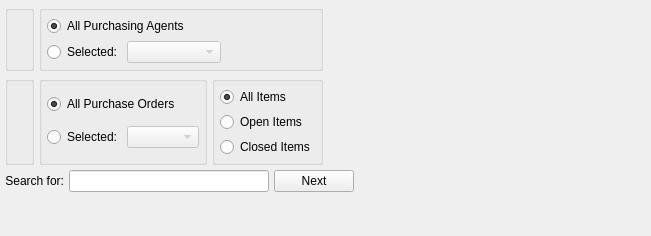
<?xml version="1.0" encoding="UTF-8"?>
<ui version="4.0">
 <comment>This file is part of the xTuple ERP: PostBooks Edition, a free and
open source Enterprise Resource Planning software suite,
Copyright (c) 1999-2010 by OpenMFG LLC, d/b/a xTuple.
It is licensed to you under the Common Public Attribution License
version 1.0, the full text of which (including xTuple-specific Exhibits)
is available at www.xtuple.com/CPAL.  By using this software, you agree
to be bound by its terms.</comment>
 <class>dspPoItemsByVendor</class>
 <widget class="QWidget" name="dspPoItemsByVendor">
  <property name="geometry">
   <rect>
    <x>0</x>
    <y>0</y>
    <width>651</width>
    <height>236</height>
   </rect>
  </property>
  <property name="windowTitle">
   <string>Purchase Order Items by Vendor</string>
  </property>
  <layout class="QVBoxLayout" name="verticalLayout">
   <item>
    <layout class="QHBoxLayout" name="horizontalLayout_2">
     <item>
      <layout class="QGridLayout" name="gridLayout_6">
       <item row="0" column="0">
        <widget class="QGroupBox" name="_vendorGroup">
         <property name="title">
          <string/>
         </property>
         <layout class="QGridLayout" name="gridLayout_5">
          <item row="0" column="0">
           <widget class="VendorGroup" name="_vendor"/>
          </item>
         </layout>
        </widget>
       </item>
       <item row="0" column="1" colspan="2">
        <widget class="QGroupBox" name="_agentGroup">
         <property name="title">
          <string/>
         </property>
         <layout class="QGridLayout" name="gridLayout_3">
          <item row="0" column="0" colspan="2">
           <widget class="QRadioButton" name="_allPurchasingAgents">
            <property name="text">
             <string>All Purchasing Agents</string>
            </property>
            <property name="checked">
             <bool>true</bool>
            </property>
           </widget>
          </item>
          <item row="1" column="0">
           <widget class="QRadioButton" name="_selectedPurchasingAgent">
            <property name="text">
             <string>Selected:</string>
            </property>
           </widget>
          </item>
          <item row="1" column="1">
           <layout class="QHBoxLayout" name="horizontalLayout">
            <item>
             <widget class="XComboBox" name="_agent">
              <property name="enabled">
               <bool>false</bool>
              </property>
              <property name="sizePolicy">
               <sizepolicy hsizetype="Expanding" vsizetype="Fixed">
                <horstretch>0</horstretch>
                <verstretch>0</verstretch>
               </sizepolicy>
              </property>
              <property name="type">
               <enum>XComboBox::Agent</enum>
              </property>
             </widget>
            </item>
            <item>
             <spacer name="horizontalSpacer_2">
              <property name="orientation">
               <enum>Qt::Horizontal</enum>
              </property>
              <property name="sizeType">
               <enum>QSizePolicy::MinimumExpanding</enum>
              </property>
              <property name="sizeHint" stdset="0">
               <size>
                <width>0</width>
                <height>20</height>
               </size>
              </property>
             </spacer>
            </item>
           </layout>
          </item>
         </layout>
        </widget>
       </item>
       <item row="1" column="0">
        <widget class="WarehouseGroup" name="_warehouse">
         <property name="title">
          <string/>
         </property>
         <property name="fixedSize">
          <bool>false</bool>
         </property>
        </widget>
       </item>
       <item row="1" column="1">
        <widget class="QGroupBox" name="_poGroup">
         <property name="title">
          <string/>
         </property>
         <layout class="QGridLayout" name="gridLayout_2">
          <item row="0" column="0" colspan="2">
           <widget class="QRadioButton" name="_allPOs">
            <property name="text">
             <string>All Purchase Orders</string>
            </property>
            <property name="checked">
             <bool>true</bool>
            </property>
           </widget>
          </item>
          <item row="1" column="0">
           <widget class="QRadioButton" name="_selectedPO">
            <property name="text">
             <string>Selected:</string>
            </property>
            <property name="checked">
             <bool>false</bool>
            </property>
           </widget>
          </item>
          <item row="1" column="1">
           <widget class="XComboBox" name="_poNumber">
            <property name="enabled">
             <bool>false</bool>
            </property>
           </widget>
          </item>
         </layout>
        </widget>
       </item>
       <item row="1" column="2">
        <widget class="QGroupBox" name="_statusGroup">
         <property name="title">
          <string/>
         </property>
         <layout class="QGridLayout" name="gridLayout_4">
          <item row="0" column="0">
           <widget class="QRadioButton" name="_allItems">
            <property name="text">
             <string>All Items</string>
            </property>
            <property name="checked">
             <bool>true</bool>
            </property>
           </widget>
          </item>
          <item row="1" column="0">
           <widget class="QRadioButton" name="_openItems">
            <property name="text">
             <string>Open Items</string>
            </property>
           </widget>
          </item>
          <item row="2" column="0">
           <widget class="QRadioButton" name="_closedItems">
            <property name="text">
             <string>Closed Items</string>
            </property>
           </widget>
          </item>
         </layout>
        </widget>
       </item>
      </layout>
     </item>
     <item>
      <spacer name="horizontalSpacer">
       <property name="orientation">
        <enum>Qt::Horizontal</enum>
       </property>
       <property name="sizeHint" stdset="0">
        <size>
         <width>0</width>
         <height>20</height>
        </size>
       </property>
      </spacer>
     </item>
    </layout>
   </item>
   <item>
    <layout class="QHBoxLayout" name="_2">
     <property name="sizeConstraint">
      <enum>QLayout::SetDefaultConstraint</enum>
     </property>
     <item>
      <widget class="QLabel" name="_searchForLit">
       <property name="text">
        <string>Search for:</string>
       </property>
       <property name="alignment">
        <set>Qt::AlignRight|Qt::AlignTrailing|Qt::AlignVCenter</set>
       </property>
       <property name="buddy">
        <cstring>_searchFor</cstring>
       </property>
      </widget>
     </item>
     <item>
      <widget class="XLineEdit" name="_searchFor">
       <property name="sizePolicy">
        <sizepolicy hsizetype="Minimum" vsizetype="Fixed">
         <horstretch>0</horstretch>
         <verstretch>0</verstretch>
        </sizepolicy>
       </property>
       <property name="minimumSize">
        <size>
         <width>200</width>
         <height>0</height>
        </size>
       </property>
      </widget>
     </item>
     <item>
      <widget class="QPushButton" name="_next">
       <property name="text">
        <string>Next</string>
       </property>
      </widget>
     </item>
     <item>
      <spacer name="horizontalSpacer_3">
       <property name="orientation">
        <enum>Qt::Horizontal</enum>
       </property>
       <property name="sizeHint" stdset="0">
        <size>
         <width>0</width>
         <height>20</height>
        </size>
       </property>
      </spacer>
     </item>
    </layout>
   </item>
   <item>
    <spacer name="verticalSpacer">
     <property name="orientation">
      <enum>Qt::Vertical</enum>
     </property>
     <property name="sizeHint" stdset="0">
      <size>
       <width>20</width>
       <height>0</height>
      </size>
     </property>
    </spacer>
   </item>
  </layout>
 </widget>
 <layoutdefault spacing="5" margin="5"/>
 <pixmapfunction>qPixmapFromMimeSource</pixmapfunction>
 <customwidgets>
  <customwidget>
   <class>VendorGroup</class>
   <extends>QWidget</extends>
   <header>vendorgroup.h</header>
  </customwidget>
  <customwidget>
   <class>WarehouseGroup</class>
   <extends>QGroupBox</extends>
   <header>warehousegroup.h</header>
  </customwidget>
  <customwidget>
   <class>XComboBox</class>
   <extends>QComboBox</extends>
   <header>xcombobox.h</header>
  </customwidget>
  <customwidget>
   <class>XLineEdit</class>
   <extends>QLineEdit</extends>
   <header>xlineedit.h</header>
   <container>1</container>
  </customwidget>
 </customwidgets>
 <tabstops>
  <tabstop>_vendor</tabstop>
  <tabstop>_allItems</tabstop>
  <tabstop>_warehouse</tabstop>
  <tabstop>_allPurchasingAgents</tabstop>
  <tabstop>_selectedPurchasingAgent</tabstop>
  <tabstop>_agent</tabstop>
  <tabstop>_allPOs</tabstop>
  <tabstop>_selectedPO</tabstop>
  <tabstop>_poNumber</tabstop>
 </tabstops>
 <resources/>
 <connections>
  <connection>
   <sender>_selectedPurchasingAgent</sender>
   <signal>toggled(bool)</signal>
   <receiver>_agent</receiver>
   <slot>setEnabled(bool)</slot>
   <hints>
    <hint type="sourcelabel">
     <x>20</x>
     <y>20</y>
    </hint>
    <hint type="destinationlabel">
     <x>20</x>
     <y>20</y>
    </hint>
   </hints>
  </connection>
  <connection>
   <sender>_selectedPO</sender>
   <signal>toggled(bool)</signal>
   <receiver>_poNumber</receiver>
   <slot>setEnabled(bool)</slot>
   <hints>
    <hint type="sourcelabel">
     <x>20</x>
     <y>20</y>
    </hint>
    <hint type="destinationlabel">
     <x>20</x>
     <y>20</y>
    </hint>
   </hints>
  </connection>
 </connections>
</ui>
